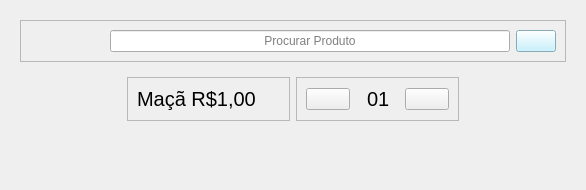
                <widget class="QWidget" name="tela_pdv_2">
                 <layout class="QVBoxLayout" name="verticalLayout_17">
                  <item>
                   <widget class="QWidget" name="tela_pdv_2_info_principal" native="true">
                    <layout class="QVBoxLayout" name="verticalLayout_18">
                     <item alignment="Qt::AlignmentFlag::AlignHCenter|Qt::AlignmentFlag::AlignTop">
                      <widget class="QFrame" name="layout_pesquisar_produto_2">
                       <property name="minimumSize">
                        <size>
                         <width>500</width>
                         <height>0</height>
                        </size>
                       </property>
                       <property name="maximumSize">
                        <size>
                         <width>700</width>
                         <height>16777215</height>
                        </size>
                       </property>
                       <property name="styleSheet">
                        <string notr="true"/>
                       </property>
                       <property name="frameShape">
                        <enum>QFrame::Shape::StyledPanel</enum>
                       </property>
                       <property name="frameShadow">
                        <enum>QFrame::Shadow::Raised</enum>
                       </property>
                       <layout class="QHBoxLayout" name="horizontalLayout_6">
                        <item>
                         <spacer name="horizontalSpacer_2">
                          <property name="orientation">
                           <enum>Qt::Orientation::Horizontal</enum>
                          </property>
                          <property name="sizeType">
                           <enum>QSizePolicy::Policy::Minimum</enum>
                          </property>
                          <property name="sizeHint" stdset="0">
                           <size>
                            <width>80</width>
                            <height>20</height>
                           </size>
                          </property>
                         </spacer>
                        </item>
                        <item alignment="Qt::AlignmentFlag::AlignHCenter|Qt::AlignmentFlag::AlignVCenter">
                         <widget class="QLineEdit" name="input_pesquisar_produto_2">
                          <property name="minimumSize">
                           <size>
                            <width>400</width>
                            <height>0</height>
                           </size>
                          </property>
                          <property name="maximumSize">
                           <size>
                            <width>16777215</width>
                            <height>16777215</height>
                           </size>
                          </property>
                          <property name="styleSheet">
                           <string notr="true"/>
                          </property>
                          <property name="alignment">
                           <set>Qt::AlignmentFlag::AlignCenter</set>
                          </property>
                          <property name="placeholderText">
                           <string>Procurar Produto</string>
                          </property>
                         </widget>
                        </item>
                        <item alignment="Qt::AlignmentFlag::AlignRight">
                         <widget class="QPushButton" name="btn_pesquisar_produto_2">
                          <property name="maximumSize">
                           <size>
                            <width>50</width>
                            <height>16777215</height>
                           </size>
                          </property>
                          <property name="styleSheet">
                           <string notr="true">background-color: rgb(188, 239, 255);</string>
                          </property>
                          <property name="text">
                           <string/>
                          </property>
                          <property name="icon">
                           <iconset>
                            <normalon>:/icons/lupa_icon.png</normalon>
                           </iconset>
                          </property>
                          <property name="iconSize">
                           <size>
                            <width>25</width>
                            <height>25</height>
                           </size>
                          </property>
                         </widget>
                        </item>
                       </layout>
                      </widget>
                     </item>
                     <item alignment="Qt::AlignmentFlag::AlignHCenter|Qt::AlignmentFlag::AlignTop">
                      <widget class="QWidget" name="resultado_pesquisa_produto" native="true">
                       <property name="sizePolicy">
                        <sizepolicy hsizetype="Preferred" vsizetype="Expanding">
                         <horstretch>0</horstretch>
                         <verstretch>0</verstretch>
                        </sizepolicy>
                       </property>
                       <property name="minimumSize">
                        <size>
                         <width>350</width>
                         <height>0</height>
                        </size>
                       </property>
                       <property name="maximumSize">
                        <size>
                         <width>16777215</width>
                         <height>16777215</height>
                        </size>
                       </property>
                       <layout class="QHBoxLayout" name="horizontalLayout_8">
                        <item>
                         <widget class="QFrame" name="layout_nome_preco_produto">
                          <property name="frameShape">
                           <enum>QFrame::Shape::StyledPanel</enum>
                          </property>
                          <property name="frameShadow">
                           <enum>QFrame::Shadow::Raised</enum>
                          </property>
                          <layout class="QHBoxLayout" name="horizontalLayout_7">
                           <item>
                            <widget class="QLabel" name="txt_nome_preco_produto">
                             <property name="styleSheet">
                              <string notr="true">font-size:20px;</string>
                             </property>
                             <property name="text">
                              <string>Maçã R$1,00</string>
                             </property>
                            </widget>
                           </item>
                          </layout>
                         </widget>
                        </item>
                        <item>
                         <widget class="QFrame" name="layout_quant_produto">
                          <property name="frameShape">
                           <enum>QFrame::Shape::StyledPanel</enum>
                          </property>
                          <property name="frameShadow">
                           <enum>QFrame::Shadow::Raised</enum>
                          </property>
                          <layout class="QHBoxLayout" name="horizontalLayout_9">
                           <item>
                            <widget class="QPushButton" name="btn_menos">
                             <property name="text">
                              <string/>
                             </property>
                             <property name="icon">
                              <iconset>
                               <normalon>:/icons/2.png</normalon>
                              </iconset>
                             </property>
                            </widget>
                           </item>
                           <item>
                            <widget class="QLabel" name="txt_quantidade">
                             <property name="styleSheet">
                              <string notr="true">font-size: 20px;</string>
                             </property>
                             <property name="text">
                              <string>  01</string>
                             </property>
                            </widget>
                           </item>
                           <item>
                            <widget class="QPushButton" name="btn_mais">
                             <property name="text">
                              <string/>
                             </property>
                             <property name="icon">
                              <iconset>
                               <normalon>:/icons/1.png</normalon>
                              </iconset>
                             </property>
                            </widget>
                           </item>
                          </layout>
                         </widget>
                        </item>
                       </layout>
                      </widget>
                     </item>
                     <item>
                      <spacer name="verticalSpacer_8">
                       <property name="orientation">
                        <enum>Qt::Orientation::Vertical</enum>
                       </property>
                       <property name="sizeHint" stdset="0">
                        <size>
                         <width>20</width>
                         <height>40</height>
                        </size>
                       </property>
                      </spacer>
                     </item>
                    </layout>
                   </widget>
                  </item>
                 </layout>
                </widget>
